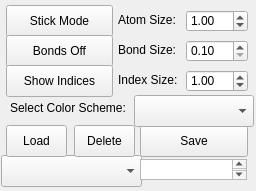
<?xml version="1.0" encoding="UTF-8"?>
<ui version="4.0">
 <class>structure_customizer</class>
 <widget class="QDialog" name="structure_customizer">
  <property name="geometry">
   <rect>
    <x>0</x>
    <y>0</y>
    <width>256</width>
    <height>191</height>
   </rect>
  </property>
  <property name="minimumSize">
   <size>
    <width>256</width>
    <height>152</height>
   </size>
  </property>
  <property name="maximumSize">
   <size>
    <width>256</width>
    <height>191</height>
   </size>
  </property>
  <property name="windowTitle">
   <string>Structure Customizer</string>
  </property>
  <widget class="QPushButton" name="viewModeButton">
   <property name="geometry">
    <rect>
     <x>6</x>
     <y>5</y>
     <width>107</width>
     <height>32</height>
    </rect>
   </property>
   <property name="text">
    <string>Stick Mode</string>
   </property>
   <property name="autoDefault">
    <bool>false</bool>
   </property>
  </widget>
  <widget class="QDoubleSpinBox" name="ballSizeSpinBox">
   <property name="geometry">
    <rect>
     <x>186</x>
     <y>10</y>
     <width>62</width>
     <height>22</height>
    </rect>
   </property>
   <property name="minimum">
    <double>0.100000000000000</double>
   </property>
   <property name="singleStep">
    <double>0.100000000000000</double>
   </property>
   <property name="value">
    <double>1.000000000000000</double>
   </property>
  </widget>
  <widget class="QDoubleSpinBox" name="stickSizeSpinBox">
   <property name="geometry">
    <rect>
     <x>186</x>
     <y>40</y>
     <width>62</width>
     <height>22</height>
    </rect>
   </property>
   <property name="minimum">
    <double>0.100000000000000</double>
   </property>
   <property name="singleStep">
    <double>0.100000000000000</double>
   </property>
  </widget>
  <widget class="QLabel" name="ballSizeLabel">
   <property name="geometry">
    <rect>
     <x>118</x>
     <y>10</y>
     <width>71</width>
     <height>20</height>
    </rect>
   </property>
   <property name="text">
    <string>Atom Size:</string>
   </property>
  </widget>
  <widget class="QLabel" name="stickSizeLabel">
   <property name="geometry">
    <rect>
     <x>118</x>
     <y>40</y>
     <width>71</width>
     <height>20</height>
    </rect>
   </property>
   <property name="text">
    <string>Bond Size:</string>
   </property>
  </widget>
  <widget class="QPushButton" name="toggleBondsButton">
   <property name="geometry">
    <rect>
     <x>6</x>
     <y>35</y>
     <width>107</width>
     <height>32</height>
    </rect>
   </property>
   <property name="text">
    <string>Bonds Off</string>
   </property>
   <property name="autoDefault">
    <bool>false</bool>
   </property>
  </widget>
  <widget class="QComboBox" name="loadSelect">
   <property name="geometry">
    <rect>
     <x>1</x>
     <y>155</y>
     <width>141</width>
     <height>32</height>
    </rect>
   </property>
  </widget>
  <widget class="QPushButton" name="loadButton">
   <property name="geometry">
    <rect>
     <x>6</x>
     <y>125</y>
     <width>61</width>
     <height>32</height>
    </rect>
   </property>
   <property name="text">
    <string>Load</string>
   </property>
   <property name="autoDefault">
    <bool>false</bool>
   </property>
  </widget>
  <widget class="QPushButton" name="saveButton">
   <property name="geometry">
    <rect>
     <x>140</x>
     <y>125</y>
     <width>108</width>
     <height>32</height>
    </rect>
   </property>
   <property name="text">
    <string>Save</string>
   </property>
   <property name="autoDefault">
    <bool>false</bool>
   </property>
  </widget>
  <widget class="QTextEdit" name="saveName">
   <property name="geometry">
    <rect>
     <x>140</x>
     <y>159</y>
     <width>107</width>
     <height>21</height>
    </rect>
   </property>
   <property name="html">
    <string>&lt;!DOCTYPE HTML PUBLIC &quot;-//W3C//DTD HTML 4.0//EN&quot; &quot;http://www.w3.org/TR/REC-html40/strict.dtd&quot;&gt;
&lt;html&gt;&lt;head&gt;&lt;meta name=&quot;qrichtext&quot; content=&quot;1&quot; /&gt;&lt;meta charset=&quot;utf-8&quot; /&gt;&lt;style type=&quot;text/css&quot;&gt;
p, li { white-space: pre-wrap; }
hr { height: 1px; border-width: 0; }
li.unchecked::marker { content: &quot;\2610&quot;; }
li.checked::marker { content: &quot;\2612&quot;; }
&lt;/style&gt;&lt;/head&gt;&lt;body style=&quot; font-family:'.AppleSystemUIFont'; font-size:13pt; font-weight:400; font-style:normal;&quot;&gt;
&lt;p style=&quot;-qt-paragraph-type:empty; margin-top:0px; margin-bottom:0px; margin-left:0px; margin-right:0px; -qt-block-indent:0; text-indent:0px;&quot;&gt;&lt;br /&gt;&lt;/p&gt;&lt;/body&gt;&lt;/html&gt;</string>
   </property>
  </widget>
  <widget class="QPushButton" name="deleteButton">
   <property name="geometry">
    <rect>
     <x>74</x>
     <y>125</y>
     <width>61</width>
     <height>32</height>
    </rect>
   </property>
   <property name="text">
    <string>Delete</string>
   </property>
   <property name="autoDefault">
    <bool>false</bool>
   </property>
  </widget>
  <widget class="QPushButton" name="toggleNumbersButton">
   <property name="geometry">
    <rect>
     <x>6</x>
     <y>65</y>
     <width>107</width>
     <height>32</height>
    </rect>
   </property>
   <property name="text">
    <string>Show Indices</string>
   </property>
   <property name="autoDefault">
    <bool>false</bool>
   </property>
  </widget>
  <widget class="QLabel" name="indexSizeLabel">
   <property name="geometry">
    <rect>
     <x>118</x>
     <y>70</y>
     <width>71</width>
     <height>20</height>
    </rect>
   </property>
   <property name="text">
    <string>Index Size:</string>
   </property>
  </widget>
  <widget class="QDoubleSpinBox" name="indexSizeSpinBox">
   <property name="geometry">
    <rect>
     <x>186</x>
     <y>70</y>
     <width>62</width>
     <height>22</height>
    </rect>
   </property>
   <property name="minimum">
    <double>0.100000000000000</double>
   </property>
   <property name="maximum">
    <double>3.000000000000000</double>
   </property>
   <property name="singleStep">
    <double>0.050000000000000</double>
   </property>
   <property name="value">
    <double>1.000000000000000</double>
   </property>
  </widget>
  <widget class="QLabel" name="colorSchemeLabel">
   <property name="geometry">
    <rect>
     <x>10</x>
     <y>100</y>
     <width>133</width>
     <height>16</height>
    </rect>
   </property>
   <property name="text">
    <string>Select Color Scheme:</string>
   </property>
  </widget>
  <widget class="QComboBox" name="colorSchemeSelect">
   <property name="geometry">
    <rect>
     <x>134</x>
     <y>95</y>
     <width>120</width>
     <height>32</height>
    </rect>
   </property>
  </widget>
 </widget>
 <resources/>
 <connections/>
</ui>
